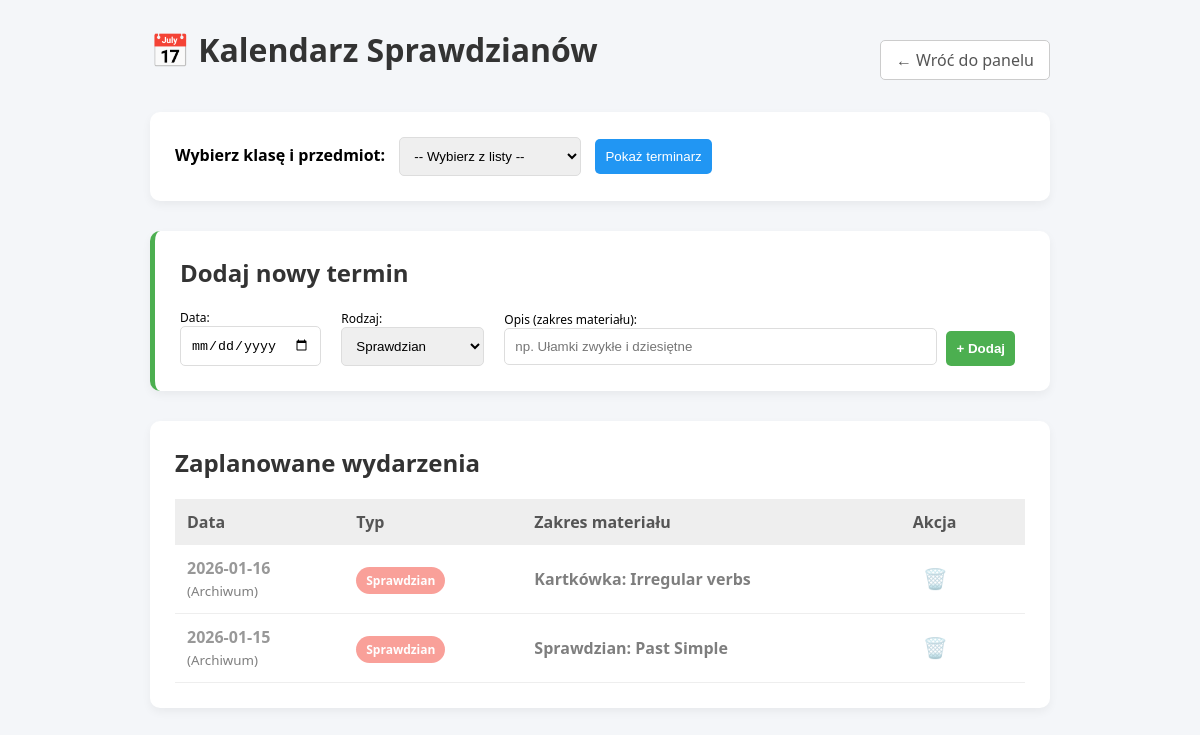
The page /dziennik/nauczyciel/sprawdzian.php?id_pwk=12 (signed in) on the database its author committed.
### tables this page shows
CREATE TABLE `sprawdzian` (
  `id_sprawdzianu` int(11) NOT NULL,
  `id_przedmiot_w_klasie` int(11) NOT NULL,
  `data` date NOT NULL,
  `typ` varchar(20) NOT NULL,
  `opis` varchar(255) NOT NULL
);

### dziennik/nauczyciel/sprawdzian.php (the view, shortened to what this page needs)
<?php
require_once '../db.php';
$aktywne_pwk = isset($_GET['id_pwk']) ? $_GET['id_pwk'] : (isset($_POST['id_przedmiot_w_klasie']) ? $_POST['id_przedmiot_w_klasie'] : null);
$lista_sprawdzianow = [];
if ($aktywne_pwk) {
    $stmt_s = $conn->prepare("SELECT * FROM Sprawdzian WHERE id_przedmiot_w_klasie = :id ORDER BY data DESC");
    $stmt_s->execute([':id' => $aktywne_pwk]);
    $lista_sprawdzianow = $stmt_s->fetchAll(PDO::FETCH_ASSOC);
}
?>
<!DOCTYPE html>
<html lang="pl">
<head>
</head>
<body>
<div class="container">
    <div class="top-bar">
        <h1>📅 Kalendarz Sprawdzianów</h1>
        <a href="nauczyciel.php" class="btn-back">← Wróć do panelu</a>
    </div>
    <div class="card">
        <form method="GET">
            <label style="font-weight:bold; margin-right: 10px;">Wybierz klasę i przedmiot:</label>
            <select name="id_pwk" required>
                <option value="">-- Wybierz z listy --</option>
            </select>
            <button type="submit" class="btn-select">Pokaż terminarz</button>
        </form>
    </div>
    <?php if($aktywne_pwk): ?>
        <div class="card" style="border-left: 5px solid #4CAF50;">
            <h2>Dodaj nowy termin</h2>
            <form method="POST" style="display: flex; gap: 10px; align-items: center; flex-wrap: wrap;">
                <div>
                    <label style="display:block; font-size:12px;">Data:</label>
                    <input type="date" name="data" required>
                </div>
                <div>
                    <label style="display:block; font-size:12px;">Rodzaj:</label>
                    <select name="typ">
                        <option value="Sprawdzian">Sprawdzian</option>
                    </select>
                </div>
                <div style="flex-grow: 1;">
                    <label style="display:block; font-size:12px;">Opis (zakres materiału):</label>
                    <input type="text" name="opis" placeholder="np. Ułamki zwykłe i dziesiętne" style="width: 95%;" required>
                </div>
                <div style="align-self: flex-end;">
                    <button type="submit" name="dodaj_sprawdzian" class="btn-add">+ Dodaj</button>
                </div>
            </form>
        </div>
        <div class="card">
            <h2>Zaplanowane wydarzenia</h2>
            <?php if(count($lista_sprawdzianow) > 0): ?>
                <table>
                    <thead>
                        <tr>
                            <th>Data</th>
                            <th>Typ</th>
                            <th>Zakres materiału</th>
                            <th>Akcja</th>
                        </tr>
                    </thead>
                    <tbody>
                        <?php foreach($lista_sprawdzianow as $s): ?>
                            <?php
                                $is_past = (strtotime($s['data']) < strtotime(date('Y-m-d')));
                                $klasa_stylu = $is_past ? 'past-date' : '';
                                $badge_class = 'b-inne';
                                if($s['typ'] == 'Sprawdzian') $badge_class = 'b-sprawdzian';
                            ?>
                            <tr class="<?php echo $klasa_stylu; ?>">
                                <td>
                                    <span class="date-box"><?php echo $s['data']; ?></span>
                                    <?php if($is_past) echo "<br><small>(Archiwum)</small>"; ?>
                                </td>
                                <td>
                                    <span class="badge <?php echo $badge_class; ?>"><?php echo $s['typ']; ?></span>
                                </td>
                                <td>
                                    <strong><?php echo htmlspecialchars($s['opis']); ?></strong>
                                </td>
                                <td>
                                    <form method="POST" onsubmit="return confirm('Czy na pewno usunąć ten wpis?');">
                                        <button type="submit" name="usun_sprawdzian" style="background:none; border:none; color:red; cursor:pointer; font-size:20px;" title="Usuń">🗑️</button>
                                    </form>
                                </td>
                            </tr>
                        <?php endforeach; ?>
                    </tbody>
                </table>
            <?php else: ?>
                <p style="text-align:center; color:#777; padding: 20px;">Brak zaplanowanych sprawdzianów dla tej klasy.</p>
            <?php endif; ?>
        </div>
    <?php endif; ?>
</div>
</body>
</html>

### dziennik/nauczyciel/sprawdzian.php (style rules this page uses)
body { font-family: 'Segoe UI', Arial, sans-serif; background-color: #f4f6f9; padding: 20px; }
.container { max-width: 900px; margin: 0 auto; }
.top-bar { margin-bottom: 20px; display:flex; justify-content: space-between; align-items: center; }
.btn-back { text-decoration: none; color: #555; background: white; padding: 8px 15px; border: 1px solid #ccc; border-radius: 5px; }
.card { background: white; padding: 25px; border-radius: 10px; box-shadow: 0 4px 10px rgba(0,0,0,0.05); margin-bottom: 30px; }
h1, h2 { color: #333; margin-top: 0; }
select, input, button { padding: 10px; border: 1px solid #ddd; border-radius: 5px; margin-right: 10px; }
.btn-select { background: #2196F3; color: white; border: none; cursor: pointer; }
.btn-add { background: #4CAF50; color: white; border: none; cursor: pointer; font-weight: bold; }
table { width: 100%; border-collapse: collapse; margin-top: 15px; }
th { background: #eee; text-align: left; padding: 12px; color: #555; }
td { border-bottom: 1px solid #eee; padding: 12px; }
.badge { padding: 5px 10px; border-radius: 15px; font-size: 12px; font-weight: bold; color: white; }
.b-sprawdzian { background-color: #f44336; }
.date-box { font-weight: bold; color: #333; font-size: 16px; }
.past-date { opacity: 0.5; }

### rows shown on the page
sprawdzian: data "2026-01-16", shows "(Archiwum)", typ "Sprawdzian", opis "Kartkówka: Irregular verbs"
sprawdzian: data "2026-01-15", shows "(Archiwum)", typ "Sprawdzian", opis "Sprawdzian: Past Simple"
